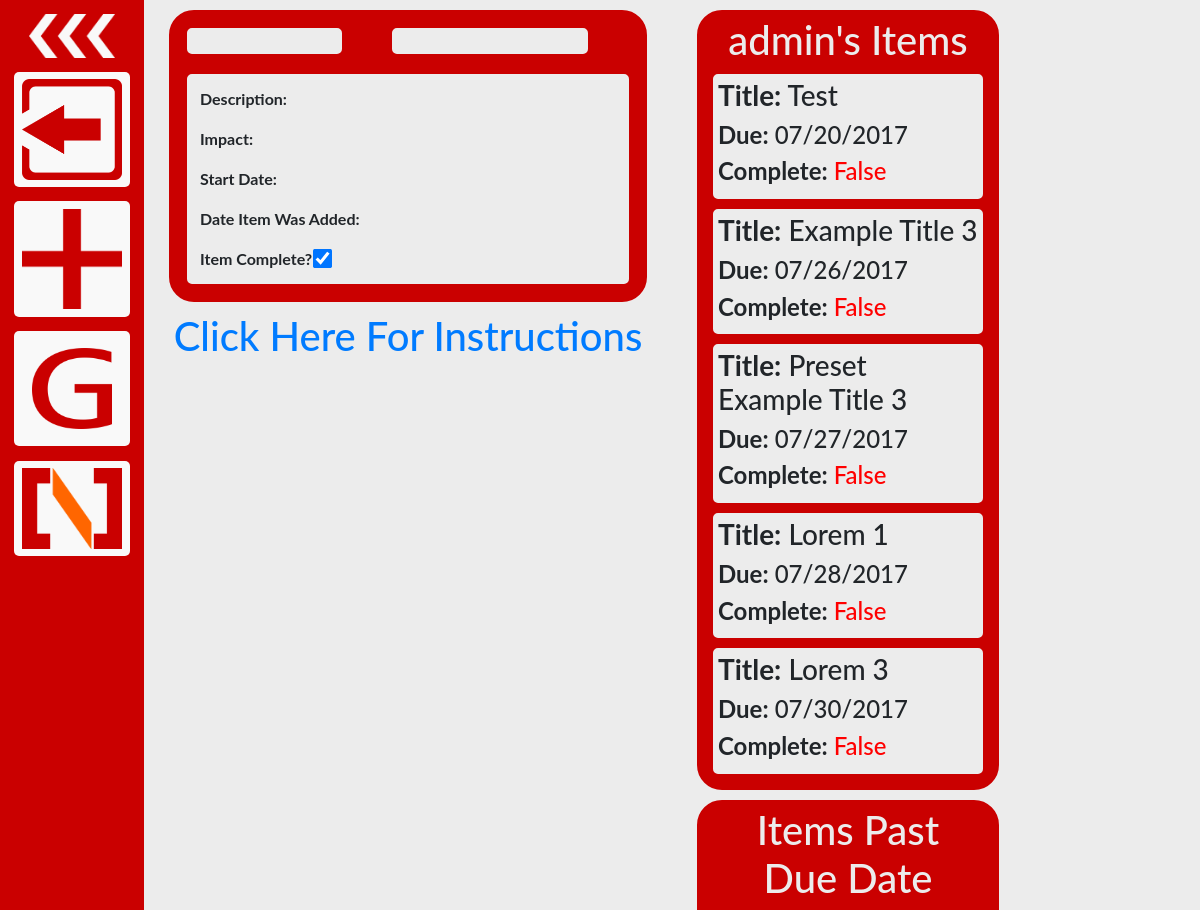
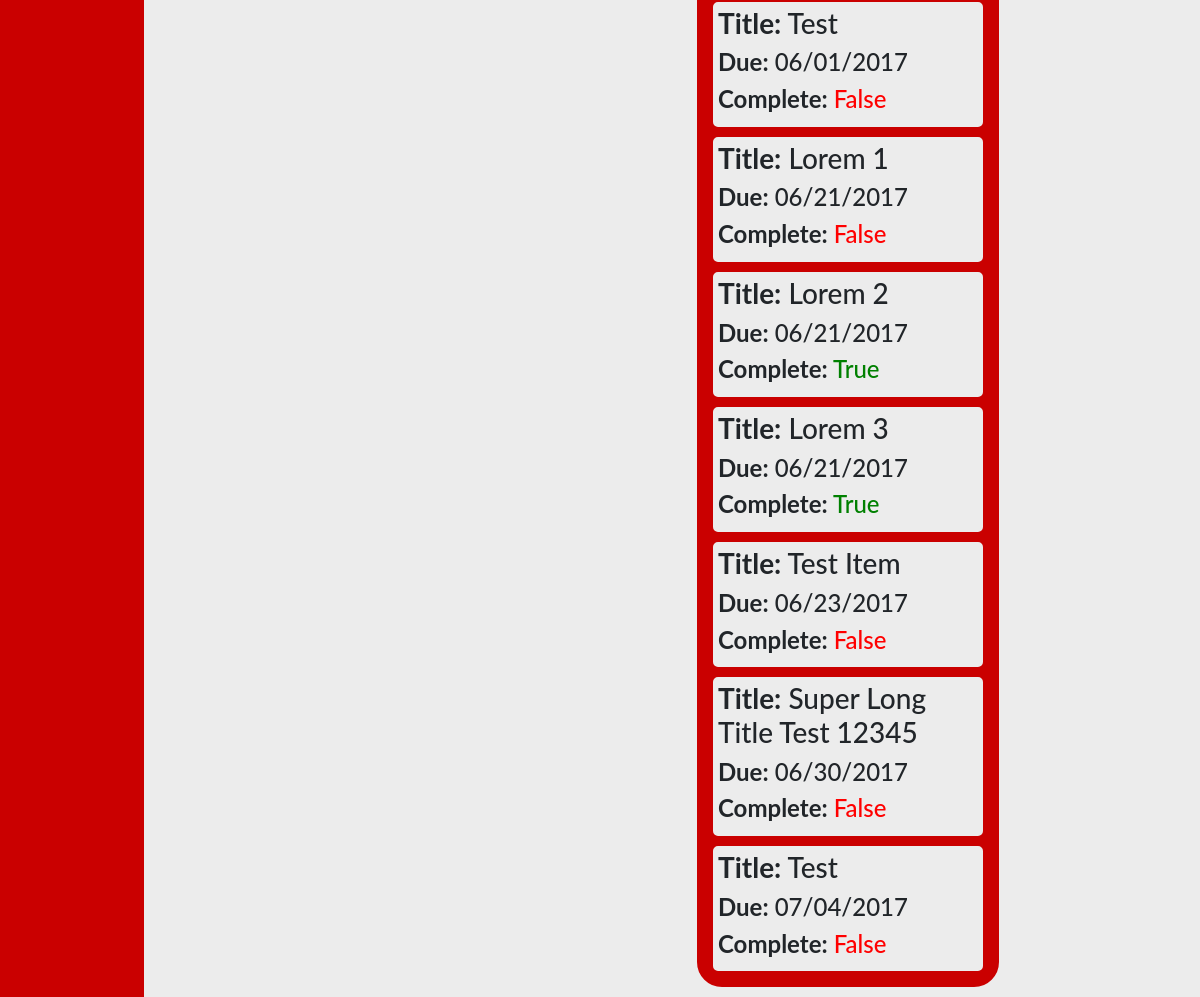
The page /todo/ (signed in) on the database as committed earlier (2 pictures, top to bottom).
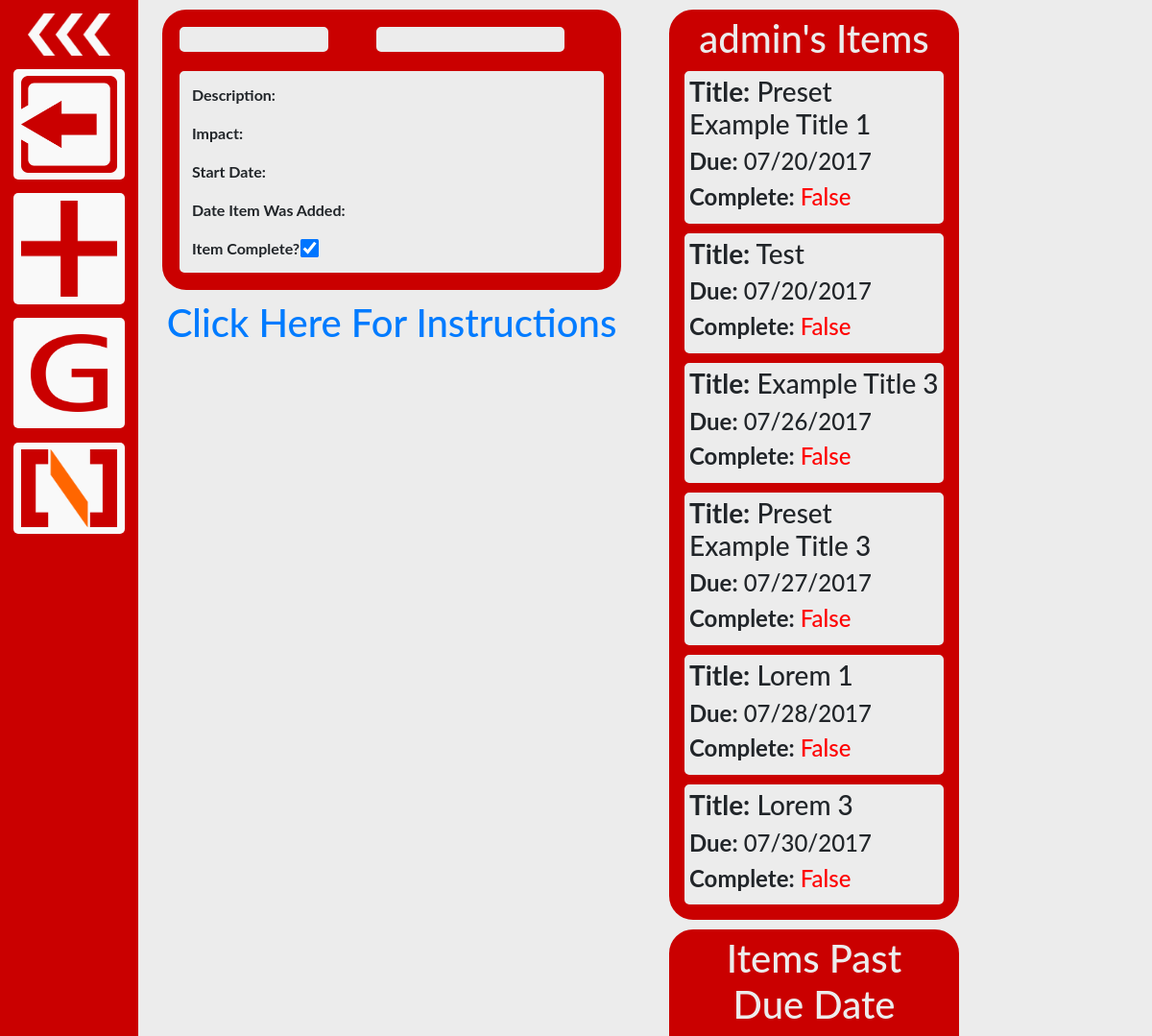
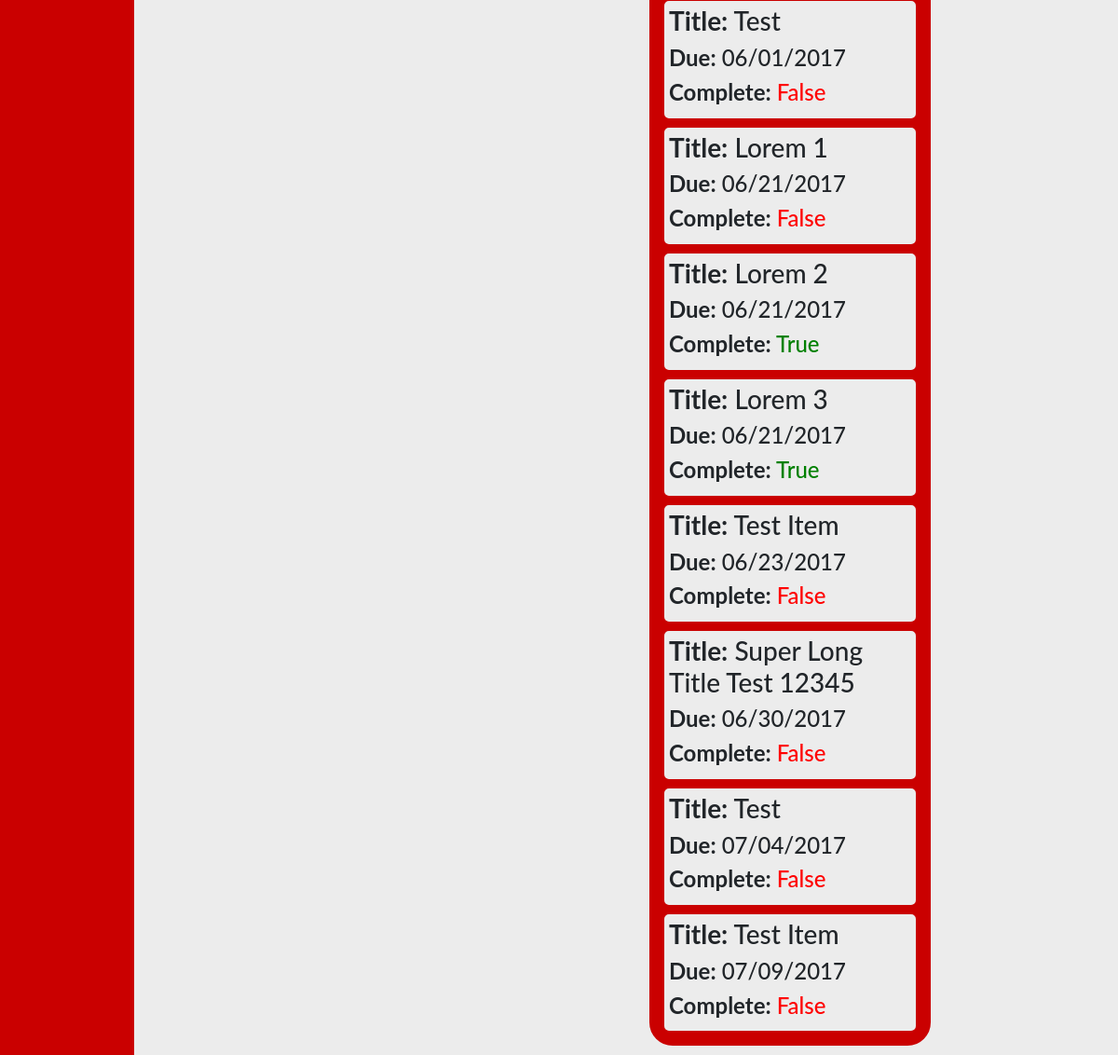
The same page on the database as committed later (2 pictures, top to bottom).
### todo/models.py (models this page shows, shortened)
class Item(models.Model):
    username = models.CharField(max_length=200)
    title_text = models.CharField(max_length=200)
    desc_text = models.TextField()
    impact_text = models.TextField()
    start_date = models.DateTimeField()
    due_date = models.DateTimeField()
    priority = models.FloatField()
    complete = models.BooleanField()
    add_date = models.DateTimeField()

### todo/views.py (the view)
@login_required(login_url='/login/')
def index(request):
    username = request.user
    todo_items = Item.objects\
        .filter(username=username, due_date__gte=timezone.now())\
        .order_by('due_date')
    past_items = Item.objects\
        .filter(username=username, due_date__lt=timezone.now())\
        .order_by('due_date')
    return render(request, 'todo/index.html',
                  {'item_list': todo_items,
                   'past_items': past_items})

### todo/templates/todo/index.html (shortened to what this page needs)
{% extends "todo/base.html" %}
{% block content %}
<div class="container-fluid">
  <div class="row">
    <div class="col-md-6 panel">
      <div id="todo_item">
        <div>
          <div class="row">
            <div class="col-xl-5 col-lg-12 col-sm-12">
              <h1 class="item_header" id="json_title_text"></h1>
            </div>
            <div class="col-xl-6 col-lg-12 col-sm-12">
              <h1 class="item_header" id="json_due_date"></h1>
            </div>
          </div>
          <div class="item_body">
            <p><b>Description:</b><div id="json_desc_text"></div></p>
            <p><b>Impact:</b><div id="json_impact_text"></div></p>
            <p><b>Start Date:</b><div id="json_start_date"></div></p>
            <p><b>Date Item Was Added:</b><div id="json_add_date"></div></p>
            <b>Item Complete? </b><input id="-1" type="checkbox" name="item_complete" checked>
          </div>
        </div>
      </div>
      <div class="text-center">
        <h1><a href="https://github.com/noah-dev/todo_django/blob/master/instructions.png"target="_blank">Click Here For Instructions</a></h1>
      </div>
    </div>
    <div id="todo_list" class="col-md-4 panel">
      <div id = "todo_container">
        <div class="col-md-12" style="text-align: center; color: #ececec;">
          <h1>{{request.user.username}}'s Items</h1>
        </div>
        {% for item in item_list %}
        <div class="item" id = {{item.id}}>
          <div class="item_info">
            <h3><b>Title:</b> {{item.title_text}}</h3>
            <h4><b>Due:</b> {{item.due_date | date:"m/d/Y"}}</h4>
            <h4><div class="complete_info" id = {{item.id}}>
              {% if item.complete %}
                <b>Complete:</b> <span id ="complete_status" style='color: green'>{{item.complete}}</span>
              {% else %}
                <b>Complete:</b> <span id ="complete_status" style='color: red'>{{item.complete}}</span>
              {% endif %}
            </div></h4>
          </div>
        </div>
        {% endfor %}
      </div>
      <div id = "todo_container">
        <div class="col-md-12" style="text-align: center; color: #ececec;">
          <h1>Items Past Due Date</h1>
        </div>
        {% for item in past_items %}
        <div class="item" id = {{item.id}}>
          <div class="item_info">
            <h3><b>Title:</b> {{item.title_text}}</h3>
            <h4><b>Due:</b> {{item.due_date | date:"m/d/Y"}}</h4>
            <h4><div class="complete_info" id = {{item.id}}>
              {% if item.complete %}
                <b>Complete:</b> <span style='color: green'>{{item.complete}}</span>
              {% else %}
                <b>Complete:</b> <span style='color: red'>{{item.complete}}</span>
              {% endif %}
            </div></h4>
          </div>
        </div>
        {% endfor %}
      </div>
    </div>
  </div>
</div>
{% endblock %}

### todo/templates/todo/base.html (shortened to what this page needs)
{% load static %}
<!DOCTYPE HTML>
<head>
  <link rel="stylesheet" href="https://maxcdn.bootstrapcdn.com/bootstrap/4.0.0-alpha.6/css/bootstrap.min.css">
  <link rel="stylesheet" type="text/css" href="{% static 'todo/Pikaday-master/css/pikaday.css' %}" />
  <link rel="stylesheet" type="text/css" href="{% static 'todo/style.css' %}" />
  <link rel="stylesheet" type="text/css" href="{% static 'todo/side_nav.css' %}" />
</head>
<body class="body">
  <div id="nav" class="sidenav">
    <div class="nav_expand">
      <img src="{% static 'todo/nav/expand_arrow.png' %}" id = "nav_toggle" class="img-fluid">
    </div>
    <div class="nav_icon">
      <a href="/login/logout/">
        <img src="{% static 'todo/nav/logout.png' %}" id = "logout" class="img-fluid">
      </a>
    </div>
    <div class="resbr"></div>
    <div class="nav_icon">
      <img src="{% static 'todo/nav/add.png' %}" id = "add" class="img-fluid">
    </div>
    <div class="resbr"></div>
    <div class="nav_icon">
      <a href="https://github.com/noah-dev/todo_django">
        <img src="{% static 'todo/nav/github.png' %}" id = "github" class="img-fluid">
      </a>
    </div>
    <div class="resbr"></div>
    <div class="nav_icon">
      <a href="https://github.com/noah-dev">
        <img src="{% static 'todo/nav/logo.png' %}" id = "logo" class="img-fluid">
      </a>
    </div>
  </div>
  <div id="content" >
    {% block content %}
    {% endblock %}
  </div>
</body>
</html>

### todo/static/todo/style.css (style rules this page uses)
body { background-color: #ececec; }
#content { transition: all 0.4s ease 0s; }
.resbr { padding:5%; }
.item { transition: all 0.4s ease 0s; margin: 10px; }
.item_info { background-color: #ececec; border-style: solid; border-color: #ececec; border-width: 5px; border-radius: 5px; }
#todo_item { margin: 10px; padding: 5px; border-style: solid; border-color: #ca0000; border-radius: 25px; background-color: #ca0000; transition: all 0.3s ease; }
#complete_status { transition: all 0.5s; }
.item_header { background-color: #ececec; border-style: solid; border-color: #ececec; border-radius: 5px; margin: 10px; padding: 10px; font-size: 1.5em; }
.item_body { background-color: #ececec; border-style: solid; border-color: #ececec; border-radius: 5px; margin: 10px; padding: 10px; }
input[type=checkbox] { transform: scale(1.5); }
#todo_container { margin: 10px; padding: 3px; border-style: solid; border-color: #ca0000; border-radius: 25px; background-color: #ca0000; }
#json_title_text, #json_due_date { font-weight: bold }

### todo/static/todo/side_nav.css (style rules this page uses)
body { font-family: "Lato", sans-serif; transition: background-color .5s; }
.sidenav { height: 100%; width: 0; position: fixed; z-index: 1; top: 0; left: 0; overflow-x: hidden; padding-top: 0px; transition: all 0.4s ease 0s; }
#nav { background-color: #ca0000; padding: 0px; }
.nav_expand { margin: 0 auto; width: 80%; padding: 10%; transition: all 0.4s ease 0s; }
.nav_icon { background-color: #f9f9f9; border-radius: 5px; margin: 0 auto; width: 80%; padding: 5%; }
#github { padding: 10%; }
#nav_toggle, #logout, #add, #logo, #github { transition: all 0.4s ease 0s; cursor: pointer; }

Rows that differ between the two databases and show on the page:
added Item: title_text "Preset Example Title 1", due_date "07/20/2017", complete "False", shown under "admin's Items"
added Item: title_text "Test Item", due_date "07/09/2017", complete "False", shown under "Items Past Due Date"
